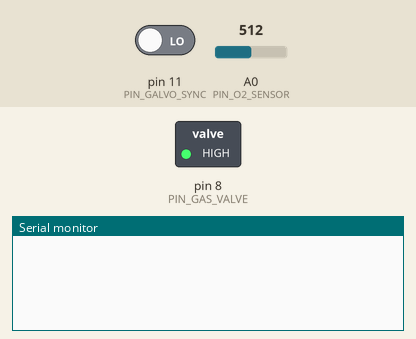
Recording of a sketch running on a simulated Arduino Uno, built with avr-gcc and run on an emulated ATmega328P. On the bench: switched loads named in the sketch (green lamp = pin HIGH), the last lines printed to the serial monitor. The test bench sets the inputs (shaded band); at power-on: A0 (PIN_O2_SENSOR) = 512, pin 11 (PIN_GALVO_SYNC) LOW.

Above: at 4.2 s.
4.3 s: A0 (PIN_O2_SENSOR) set to 3
At 5.5 s:
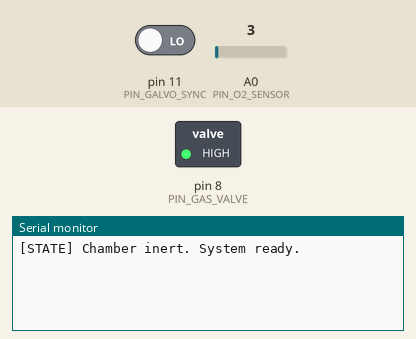
5.8 s: A0 (PIN_O2_SENSOR) set to 6
At 6.8 s:
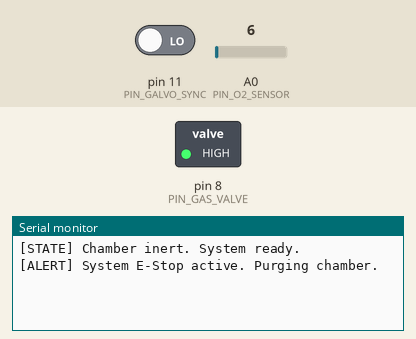

Measured:
- the behaviour switches between 4 and 5 on A0 (PIN_O2_SENSOR) (found by bisection; images 1 and 2)
- after the input at 4.3 s, the serial monitor: prints a new line at once (image 1)
- after the input at 5.8 s, the serial monitor: prints a new line after 0.11 s (image 2)

The sketch:

main.ino
```cpp
#include <Arduino.h>

// Pin Configurations
const int PIN_LASER_TRIGGER = 12;
const int PIN_GALVO_SYNC    = 11;
const int PIN_O2_SENSOR     = A0;
const int PIN_GAS_VALVE     = 8;

// Safety Thresholds
const float MAX_O2_PERCENTAGE = 0.1; // Maximum 0.1% Oxygen allowed for metal sintering
const int REFRESH_RATE_MS     = 100;

// System States
enum PrinterState { PURGING, READY, PRINTING, ERROR_HALT };
PrinterState currentState = PURGING;

float readOxygenLevel() {
    int rawAnalog = analogRead(PIN_O2_SENSOR);
    // Calibration: 0-1023 analog maps to 0.0% - 25.0% O2 concentration
    return (rawAnalog / 1023.0) * 25.0;
}

void setup() {
    Serial.begin(115200);
    pinMode(PIN_LASER_TRIGGER, OUTPUT);
    pinMode(PIN_GALVO_SYNC, INPUT);
    pinMode(PIN_GAS_VALVE, OUTPUT);

    digitalWrite(PIN_LASER_TRIGGER, LOW);
    digitalWrite(PIN_GAS_VALVE, HIGH); // Open Argon gas valve to purge chamber
}

void loop() {
    float currentO2 = readOxygenLevel();

    switch(currentState) {
        case PURGING:
            if (currentO2 <= MAX_O2_PERCENTAGE) {
                currentState = READY;
                Serial.println("[STATE] Chamber inert. System ready.");
            }
            break;

        case READY:
            if (digitalRead(PIN_GALVO_SYNC) == HIGH) {
                currentState = PRINTING;
                digitalWrite(PIN_LASER_TRIGGER, HIGH);
                Serial.println("[STATE] Sintering layer active.");
            }
            if (currentO2 > MAX_O2_PERCENTAGE) {
                currentState = ERROR_HALT;
            }
            break;

        case PRINTING:
            if (currentO2 > MAX_O2_PERCENTAGE) {
                currentState = ERROR_HALT;
                digitalWrite(PIN_LASER_TRIGGER, LOW);
                Serial.println("[CRITICAL] O2 spike detected! Laser killed.");
            }
            if (digitalRead(PIN_GALVO_SYNC) == LOW) {
                currentState = READY;
                digitalWrite(PIN_LASER_TRIGGER, LOW);
            }
            break;

        case ERROR_HALT:
            digitalWrite(PIN_LASER_TRIGGER, LOW);
            digitalWrite(PIN_GAS_VALVE, HIGH); // Flood chamber with shielding gas
            Serial.println("[ALERT] System E-Stop active. Purging chamber.");
            delay(1000);
            break;
    }
    delay(REFRESH_RATE_MS);
}
```
